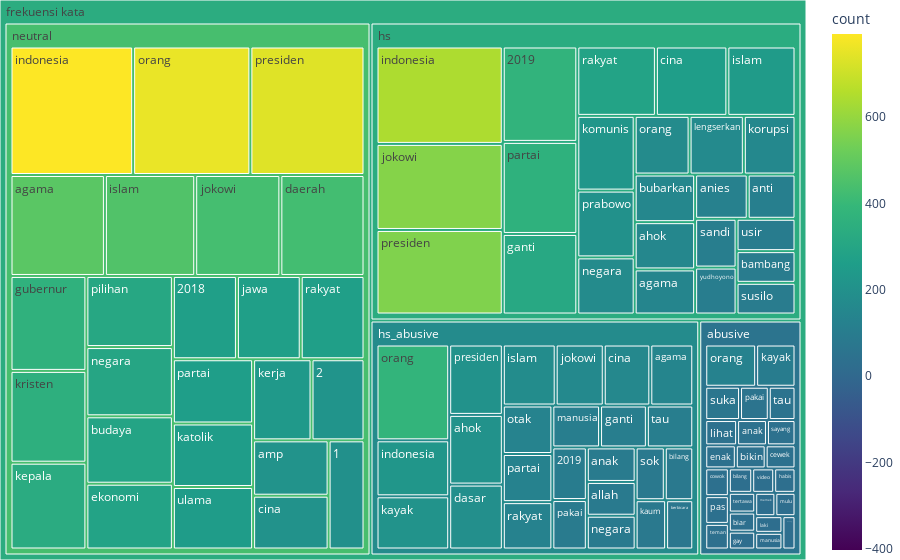

Notebook source saved alongside this figure:
### Markdown cell above
Map Word Frequency for each class

### Code cell
#turn stop word data frame into dictionary
stop_words = list(df_stopword.iloc[:,0])
#create function to get a DataFrame
def get_df(input_list, data_class):
    #remove stop words
    set_words_full = list(set(input_list))
    set_words = [i for i in set_words_full if i not in stop_words]
    
    #count each word
    count_words = [input_list.count(i) for i in set_words]
    
    #create DataFrame
    df = pd.DataFrame(zip(set_words, count_words), columns=['words','count'])
    df.sort_values('count', ascending=False, inplace=True)
    df.reset_index(drop=True, inplace=True)
    df['class']=data_class
    return df

#create function to get a color dictionary
def get_colordict(palette,number,start):
    pal = list(sns.color_palette(palette=palette, n_colors=number).as_hex())
    color_d = dict(enumerate(pal, start=start))
    return color_d
#declare each tweet class
tweet_hs = df_hs.Tweet.str.cat(sep=" ").split(' ')
tweet_abusive = df_abusive.Tweet.str.cat(sep=" ").split(' ')
tweet_hs_abusive = df_hs_abusive.Tweet.str.cat(sep=" ").split(' ')
tweet_netral = df_neutral.Tweet.str.cat(sep=" ").split(' ')

#create df for each class
word_count_df_hs = get_df(tweet_hs, 'hs')
word_count_df_abusive = get_df(tweet_abusive, 'abusive')
word_count_df_hs_abusive = get_df(tweet_hs_abusive,'hs_abusive')
word_count_df_neutral = get_df(tweet_netral,'neutral')

#append df
word_count_all= pd.concat([word_count_df_hs[0:25],word_count_df_abusive[0:25],word_count_df_hs_abusive[0:25],word_count_df_neutral[0:25]])

#plot tree map
fig = px.treemap(word_count_all, path=[px.Constant("frekuensi kata"), 'class', 'words'],
                 values='count',
                 color='count', hover_data=['count'],
                 color_continuous_scale='viridis',
                 color_continuous_midpoint=np.average(word_count_all['count'])
                )
fig.update_layout(margin = dict(t=0, l=0, r=0, b=0))
fig.show()

### Figure 1 — Plotly figure (JSON) as saved in the notebook; plotly's stock layout.template omitted (floating-point values rounded to 4 significant figures; data arrays with more than 128 entries replaced by an {"elided": "..."} marker saying what was removed)
{"data": [{"branchvalues": "total", "customdata": {"elided": "105x2 float values"}, "domain": {"x": [0, 1], "y": [0, 1]}, "hovertemplate": "labels=%{label}<br>count_sum=%{value}<br>parent=%{parent}<br>id=%{id}<br>count=%{color}<extra></extra>", "ids": ["frekuensi kata/neutral/1", "frekuensi kata/neutral/2", "frekuensi kata/neutral/2018", "frekuensi kata/hs/2019", "frekuensi kata/hs_abusive/2019", "frekuensi kata/hs/agama", "frekuensi kata/hs_abusive/agama", "frekuensi kata/neutral/agama", "frekuensi kata/hs/ahok", "frekuensi kata/hs_abusive/ahok", "frekuensi kata/hs_abusive/allah", "frekuensi kata/neutral/amp", "frekuensi kata/abusive/anak", "frekuensi kata/hs_abusive/anak", "frekuensi kata/hs/anies", "frekuensi kata/hs/anti", "frekuensi kata/hs/bambang", "frekuensi kata/hs_abusive/berbicara", "frekuensi kata/abusive/biar", "frekuensi kata/abusive/bikin", "frekuensi kata/abusive/bilang", "frekuensi kata/hs_abusive/bilang", "frekuensi kata/hs/bubarkan", "frekuensi kata/neutral/budaya", "frekuensi kata/abusive/cewek", "frekuensi kata/hs/cina", "frekuensi kata/hs_abusive/cina", "frekuensi kata/neutral/cina", "frekuensi kata/abusive/cowok", "frekuensi kata/neutral/daerah", "frekuensi kata/hs_abusive/dasar", "frekuensi kata/abusive/doang", "frekuensi kata/neutral/ekonomi", "frekuensi kata/abusive/enak", "frekuensi kata/hs/ganti", "frekuensi kata/hs_abusive/ganti", "frekuensi kata/abusive/gay", "frekuensi kata/neutral/gubernur", "frekuensi kata/abusive/habis", "frekuensi kata/hs/indonesia", "frekuensi kata/hs_abusive/indonesia", "frekuensi kata/neutral/indonesia", "frekuensi kata/hs/islam", "frekuensi kata/hs_abusive/islam", "frekuensi kata/neutral/islam", "frekuensi kata/neutral/jawa", "frekuensi kata/hs/jokowi", "frekuensi kata/hs_abusive/jokowi", "frekuensi kata/neutral/jokowi", "frekuensi kata/neutral/katolik", "frekuensi kata/hs_abusive/kaum", "frekuensi kata/abusive/kayak", "frekuensi kata/hs_abusive/kayak", "frekuensi kata/neutral/kepala", "frekuensi kata/neutral/kerja", "frekuensi kata/hs/komunis", "frekuensi kata/hs/korupsi", "frekuensi kata/neutral/kristen", "frekuensi kata/abusive/laki", "frekuensi kata/hs/lengserkan", "frekuensi kata/abusive/lihat", "frekuensi kata/abusive/manusia", "frekuensi kata/hs_abusive/manusia", "frekuensi kata/abusive/memek", "frekuensi kata/abusive/mulu", "frekuensi kata/hs/negara", "frekuensi kata/hs_abusive/negara", "frekuensi kata/neutral/negara", "frekuensi kata/abusive/orang", "frekuensi kata/hs/orang", "frekuensi kata/hs_abusive/orang", "frekuensi kata/neutral/orang", "frekuensi kata/hs_abusive/otak", "frekuensi kata/abusive/pakai", "frekuensi kata/hs_abusive/pakai", "frekuensi kata/hs/partai", "frekuensi kata/hs_abusive/partai", "frekuensi kata/neutral/partai", "frekuensi kata/abusive/pas", "frekuensi kata/neutral/pilihan", "frekuensi kata/hs/prabowo", "frekuensi kata/hs/presiden", "frekuensi kata/hs_abusive/presiden", "frekuensi kata/neutral/presiden", "frekuensi kata/hs/rakyat", "frekuensi kata/hs_abusive/rakyat", "frekuensi kata/neutral/rakyat", "frekuensi kata/hs/sandi", "frekuensi kata/abusive/sayang", "frekuensi kata/hs_abusive/sok", "frekuensi kata/abusive/suka", "frekuensi kata/hs/susilo", "frekuensi kata/abusive/tau", "frekuensi kata/hs_abusive/tau", "frekuensi kata/abusive/teman", "frekuensi kata/abusive/tertawa", "frekuensi kata/neutral/ulama", "frekuensi kata/hs/usir", "frekuensi kata/abusive/video", "frekuensi kata/hs/yudhoyono", "frekuensi kata/abusive", "frekuensi kata/hs", "frekuensi kata/hs_abusive", "frekuensi kata/neutral", "frekuensi kata"], "labels": ["1", "2", "2018", "2019", "2019", "agama", "agama", "agama", "ahok", "ahok", "allah", "amp", "anak", "anak", "anies", "anti", "bambang", "berbicara", "biar", "bikin", "bilang", "bilang", "bubarkan", "budaya", "cewek", "cina", "cina", "cina", "cowok", "daerah", "dasar", "doang", "ekonomi", "enak", "ganti", "ganti", "gay", "gubernur", "habis", "indonesia", "indonesia", "indonesia", "islam", "islam", "islam", "jawa", "jokowi", "jokowi", "jokowi", "katolik", "kaum", "kayak", "kayak", "kepala", "kerja", "komunis", "korupsi", "kristen", "laki", "lengserkan", "lihat", "manusia", "manusia", "memek", "mulu", "negara", "negara", "negara", "orang", "orang", "orang", "orang", "otak", "pakai", "pakai", "partai", "partai", "partai", "pas", "pilihan", "prabowo", "presiden", "presiden", "presiden", "rakyat", "rakyat", "rakyat", "sandi", "sayang", "sok", "suka", "susilo", "tau", "tau", "teman", "tertawa", "ulama", "usir", "video", "yudhoyono", "abusive", "hs", "hs_abusive", "neutral", "frekuensi kata"], "marker": {"coloraxis": "coloraxis", "colors": [197, 216, 268, 373, 99, 143, 143, 479, 150, 204, 90, 210, 45, 92, 122, 111, 98, 73, 30, 41, 34, 82, 151, 293, 41, 260, 155, 204, 39, 427, 190, 26, 286, 42, 315, 107, 28, 362, 31, 645, 222, 792, 248, 176, 458, 267, 570, 160, 432, 256, 82, 99, 211, 331, 238, 225, 159, 350, 27, 167, 48, 27, 109, 28, 28, 172, 90, 301, 128, 169, 380, 757, 131, 57, 93, 360, 130, 259, 39, 309, 201, 560, 206, 737, 286, 128, 267, 106, 43, 84, 69, 98, 53, 106, 36, 31, 252, 100, 32, 102, 56.38, 336.0, 173.1, 436.6, 336.8]}, "name": "", "parents": ["frekuensi kata/neutral", "frekuensi kata/neutral", "frekuensi kata/neutral", "frekuensi kata/hs", "frekuensi kata/hs_abusive", "frekuensi kata/hs", "frekuensi kata/hs_abusive", "frekuensi kata/neutral", "frekuensi kata/hs", "frekuensi kata/hs_abusive", "frekuensi kata/hs_abusive", "frekuensi kata/neutral", "frekuensi kata/abusive", "frekuensi kata/hs_abusive", "frekuensi kata/hs", "frekuensi kata/hs", "frekuensi kata/hs", "frekuensi kata/hs_abusive", "frekuensi kata/abusive", "frekuensi kata/abusive", "frekuensi kata/abusive", "frekuensi kata/hs_abusive", "frekuensi kata/hs", "frekuensi kata/neutral", "frekuensi kata/abusive", "frekuensi kata/hs", "frekuensi kata/hs_abusive", "frekuensi kata/neutral", "frekuensi kata/abusive", "frekuensi kata/neutral", "frekuensi kata/hs_abusive", "frekuensi kata/abusive", "frekuensi kata/neutral", "frekuensi kata/abusive", "frekuensi kata/hs", "frekuensi kata/hs_abusive", "frekuensi kata/abusive", "frekuensi kata/neutral", "frekuensi kata/abusive", "frekuensi kata/hs", "frekuensi kata/hs_abusive", "frekuensi kata/neutral", "frekuensi kata/hs", "frekuensi kata/hs_abusive", "frekuensi kata/neutral", "frekuensi kata/neutral", "frekuensi kata/hs", "frekuensi kata/hs_abusive", "frekuensi kata/neutral", "frekuensi kata/neutral", "frekuensi kata/hs_abusive", "frekuensi kata/abusive", "frekuensi kata/hs_abusive", "frekuensi kata/neutral", "frekuensi kata/neutral", "frekuensi kata/hs", "frekuensi kata/hs", "frekuensi kata/neutral", "frekuensi kata/abusive", "frekuensi kata/hs", "frekuensi kata/abusive", "frekuensi kata/abusive", "frekuensi kata/hs_abusive", "frekuensi kata/abusive", "frekuensi kata/abusive", "frekuensi kata/hs", "frekuensi kata/hs_abusive", "frekuensi kata/neutral", "frekuensi kata/abusive", "frekuensi kata/hs", "frekuensi kata/hs_abusive", "frekuensi kata/neutral", "frekuensi kata/hs_abusive", "frekuensi kata/abusive", "frekuensi kata/hs_abusive", "frekuensi kata/hs", "frekuensi kata/hs_abusive", "frekuensi kata/neutral", "frekuensi kata/abusive", "frekuensi kata/neutral", "frekuensi kata/hs", "frekuensi kata/hs", "frekuensi kata/hs_abusive", "frekuensi kata/neutral", "frekuensi kata/hs", "frekuensi kata/hs_abusive", "frekuensi kata/neutral", "frekuensi kata/hs", "frekuensi kata/abusive", "frekuensi kata/hs_abusive", "frekuensi kata/abusive", "frekuensi kata/hs", "frekuensi kata/abusive", "frekuensi kata/hs_abusive", "frekuensi kata/abusive", "frekuensi kata/abusive", "frekuensi kata/neutral", "frekuensi kata/hs", "frekuensi kata/abusive", "frekuensi kata/hs", "frekuensi kata", "frekuensi kata", "frekuensi kata", "frekuensi kata", ""], "type": "treemap", "values": [197, 216, 268, 373, 99, 143, 143, 479, 150, 204, 90, 210, 45, 92, 122, 111, 98, 73, 30, 41, 34, 82, 151, 293, 41, 260, 155, 204, 39, 427, 190, 26, 286, 42, 315, 107, 28, 362, 31, 645, 222, 792, 248, 176, 458, 267, 570, 160, 432, 256, 82, 99, 211, 331, 238, 225, 159, 350, 27, 167, 48, 27, 109, 28, 28, 172, 90, 301, 128, 169, 380, 757, 131, 57, 93, 360, 130, 259, 39, 309, 201, 560, 206, 737, 286, 128, 267, 106, 43, 84, 69, 98, 53, 106, 36, 31, 252, 100, 32, 102, 1102, 5891, 3543, 8948, 19484]}], "layout": {"coloraxis": {"cmid": 194.8, "colorbar": {"title": {"text": "count"}}, "colorscale": [[0, "#440154"], [0.1111, "#482878"], [0.2222, "#3e4989"], [0.3333, "#31688e"], [0.4444, "#26828e"], [0.5556, "#1f9e89"], [0.6667, "#35b779"], [0.7778, "#6ece58"], [0.8889, "#b5de2b"], [1, "#fde725"]]}, "legend": {"tracegroupgap": 0}, "margin": {"b": 0, "l": 0, "r": 0, "t": 0}}}
